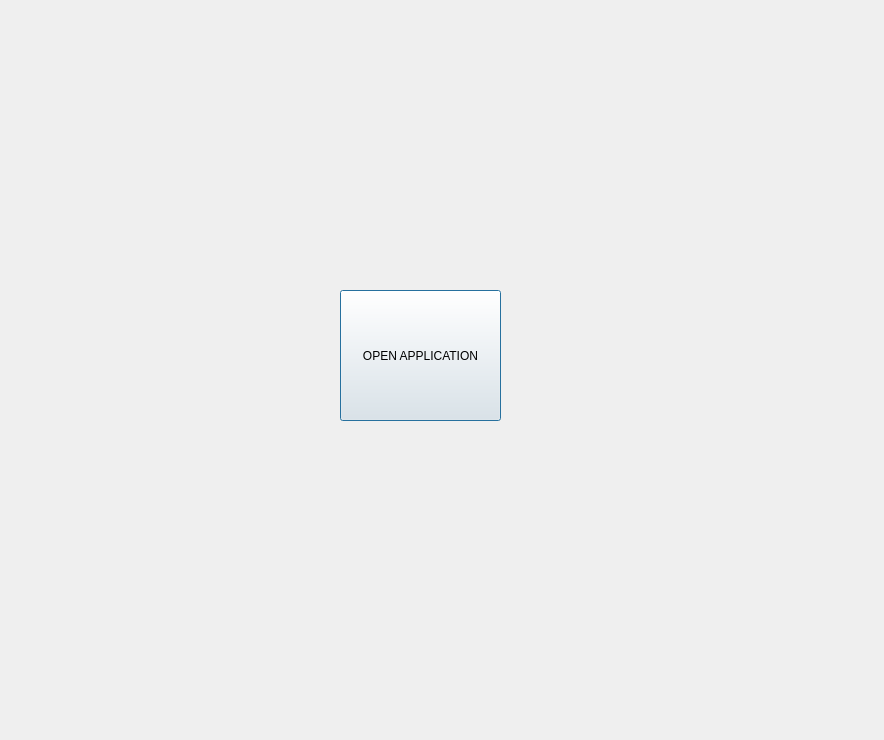
<?xml version="1.0" encoding="UTF-8"?>
<ui version="4.0">
 <class>LoginScreen</class>
 <widget class="QDialog" name="LoginScreen">
  <property name="geometry">
   <rect>
    <x>0</x>
    <y>0</y>
    <width>884</width>
    <height>740</height>
   </rect>
  </property>
  <property name="windowTitle">
   <string>Dialog</string>
  </property>
  <widget class="QPushButton" name="pushButton">
   <property name="geometry">
    <rect>
     <x>340</x>
     <y>290</y>
     <width>161</width>
     <height>131</height>
    </rect>
   </property>
   <property name="text">
    <string>OPEN APPLICATION</string>
   </property>
  </widget>
 </widget>
 <resources/>
 <connections/>
</ui>
